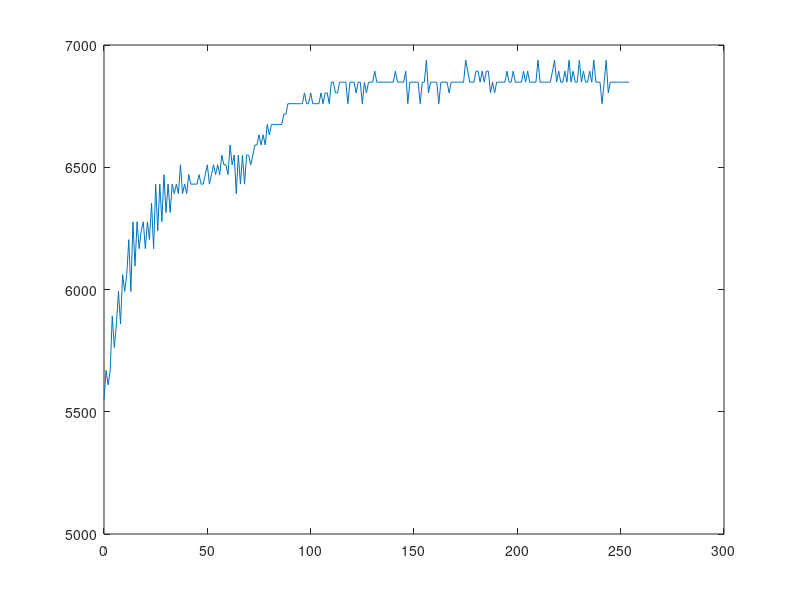

Here is the MATLAB script that generated this plot:
clc;
clear;
T = importdata('StepData_1_conv.txt');
figure(1);
plot(T(:,1),T(:,2));
K = (6850-5550)/(85-65);
tau = 30;

s = tf('s');
